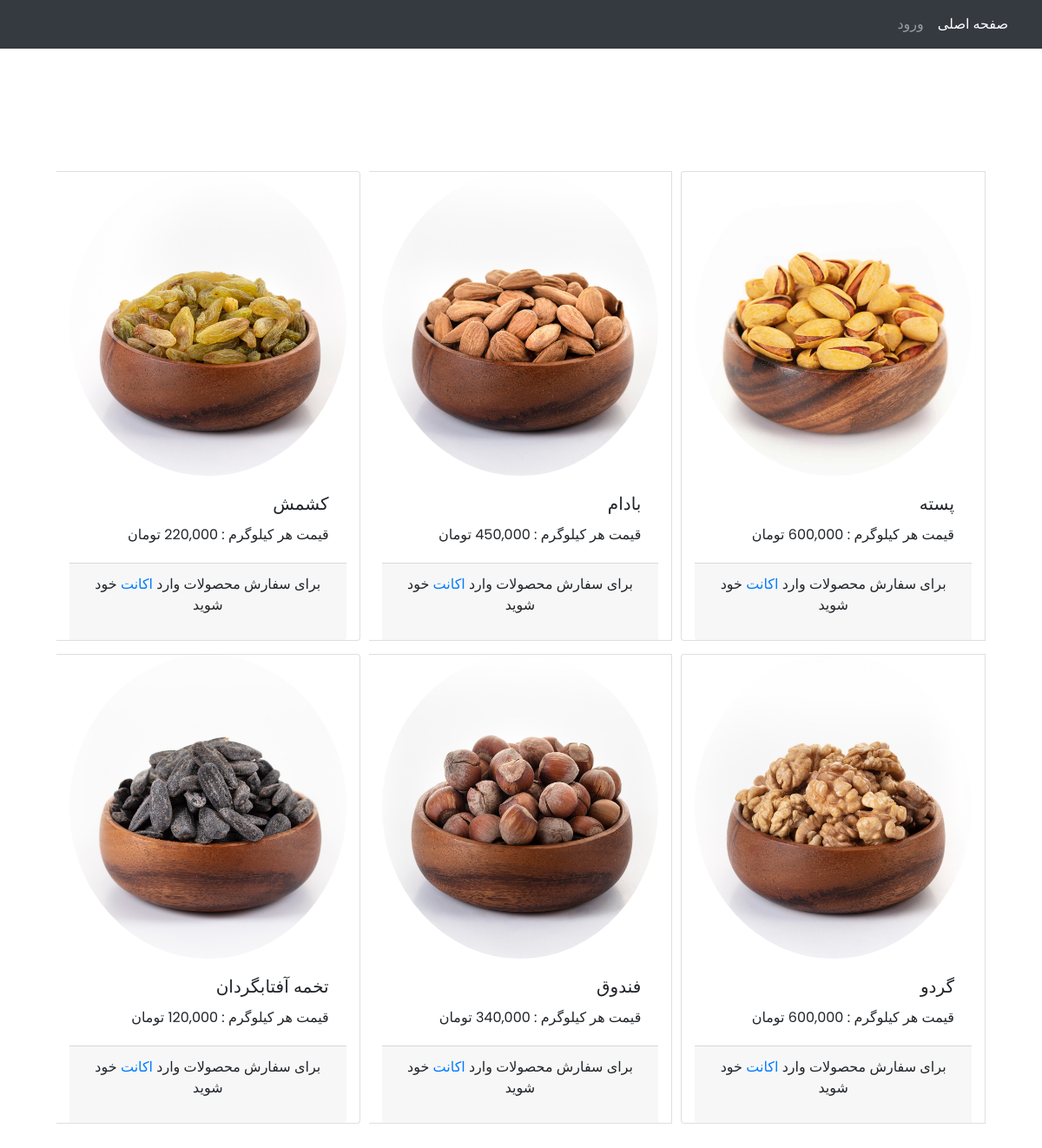
The page / on the database its author committed.
### product/models.py (models this page shows, shortened)
class Product(models.Model):
    STATUS = (
        ('kg', 'کیلوگرم'),
        ('pack', 'بسته'),
        ('num', 'عدد'),
    )
    name = models.CharField(max_length=120, unique=True, verbose_name='نام')
    price = models.PositiveBigIntegerField(verbose_name='قیمت')
    quantity = models.PositiveIntegerField(verbose_name='موجودی')
    unit = models.CharField(max_length=20, choices=STATUS, verbose_name='واحد')
    image = models.ImageField(upload_to='product/%Y/%B/%d/', verbose_name='تصویر')
    def price_decimal(self):
        return f'{self.price:,}'
    price_decimal.short_description = 'قیمت'
    def product_image(self):
        return mark_safe('<img src="{}" width="80" style="border-radius:50%;" />'.format(self.image.url))
    product_image.short_description = 'تصویر'
    product_image.allow_tags = True
    class Meta:
        verbose_name = 'محصول'
        verbose_name_plural = 'محصولات'

### product/views.py (the view)
# urls.py: path('', Shop, name='shop_page'),
def Shop(request):
    if request.user.is_authenticated:
        user = request.user
        products = InventoryProduct.objects.filter(inventory__city=user.usercity.city)
    else:
        products = Product.objects.all()
    context ={
        'products' : products
    }
    return render(request, 'product/shop.html', context)

### product/templates/product/shop.html (shortened to what this page needs)
{% extends 'base.html' %}
{% load static %}
{% block bodystyle %}
    <body style="background-image: url('{% static "images/back_shop.jpg" %}'); height: 100%; background-position: center; background-size: cover;background-repeat: no-repeat; background-attachment: fixed;">
{% endblock %}
{% block content %}
<section class="pt-4">
<div class="container">
    <div class="col-lg-12">
        {% if not request.user.is_authenticated %}
            <h2 style="text-align: center; color: white; border-style: dashed; padding-bottom: 10px;">لیست محصولات</h2>
            {% for p in products %}
            {% if forloop.counter0|divisibleby:3 %} <div class="card-group"> {% endif %}
              <div class="card text-right col-lg-4" style=" margin:5px; margin-bottom: 10px;">
                <img style="width: auto; height: 350px;" src="{{ p.image.url }}" alt="Card image cap">
                <div class="card-body">
                  <h5 class="card-title">{{ p.name }}</h5>
                  <p class="card-text">قیمت هر {{ p.get_unit_display }} : {{ p.price_decimal }} تومان</p>
                </div>
                <div class="card-footer">
                  <p class="text-center">برای سفارش محصولات وارد <a href="{% url 'user_login' %}">اکانت</a> خود شوید</p>
                </div>
              </div>
            {% if forloop.counter|divisibleby:3 or forloop.last %} </div> {% endif %}
            {% endfor %}
        {% endif %}
    </div>
</div>
</section>
{% endblock %}

### templates/base.html (shortened to what this page needs)
{% load static %}
<!DOCTYPE html>
<html lang="fa">
<head>
    <link rel="stylesheet" href="https://maxcdn.bootstrapcdn.com/bootstrap/4.4.1/css/bootstrap.min.css">
    <link rel="stylesheet" href="https://use.fontawesome.com/releases/v5.7.2/css/all.css">
    <link rel="stylesheet" href="{% static 'css/style.css' %}">
</head>
{% block bodystyle %}{% endblock %}
{% include 'navbar.html' %}
{% block content %}{% endblock %}
</body>
</html>

### templates/navbar.html (shortened to what this page needs)
<nav class="navbar navbar-expand-lg navbar-dark bg-dark">
  <div class="container-fluid">
    <div class="collapse navbar-collapse" id="navbarScroll">
      <ul class="navbar-nav me-auto my-2 my-lg-0 navbar-nav-scroll" style="--bs-scroll-height: 100px;">
            <li class="nav-item">
              <a class="nav-link active Iransans-font" aria-current="page" href="/">صفحه اصلی</a>
            </li>
          {% if not request.user.is_authenticated %}
            <li class="nav-item">
              <a class="nav-link Iransans-font" aria-current="page" href="{% url 'user_login' %}">ورود</a>
            </li>
          {% endif %}
        <li class="nav-item">
          <a class="nav-link disabled"></a>
        </li>
      </ul>
    </div>
  </div>
</nav>

### static/static_root/css/style.css (style rules this page uses)
* { padding: 0; margin: 0; box-sizing: border-box; font-family: 'Poppins', IRANSansWeb; direction: rtl; }
body { height: 100vh; background: linear-gradient(to top, #c9c9ff 50%, #9090fa 90%) no-repeat }
.container { margin: 50px auto }
img { width: 40px; height: 40px; object-fit: cover; border-radius: 50%; position: relative }
.Iransans-font { font-family: IRANSansWeb; }

### rows shown on the page
Product: image (picture), name "پسته", unit "کیلوگرم"
Product: image (picture), name "بادام", unit "کیلوگرم", price_decimal "450,000"
Product: image (picture), name "کشمش", unit "کیلوگرم"
Product: image (picture), name "گردو", unit "کیلوگرم"
Product: image (picture), name "فندوق", unit "کیلوگرم", price_decimal "340,000"
Product: image (picture), name "تخمه آفتابگردان", unit "کیلوگرم"
